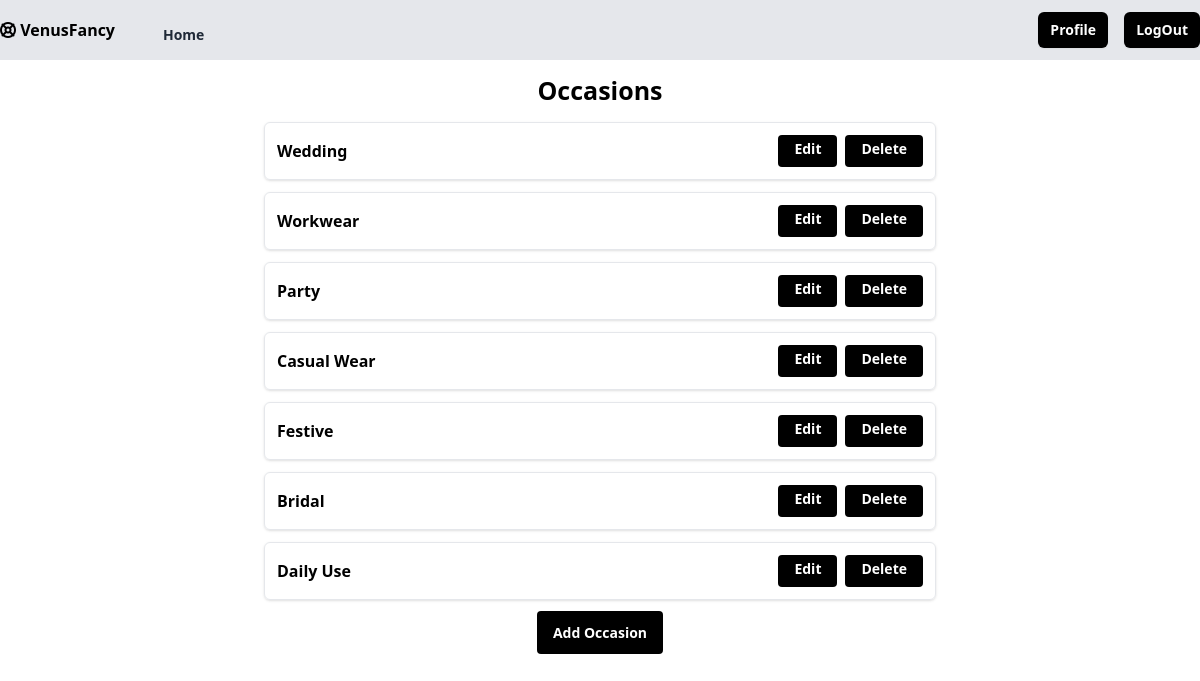
The app's page /occasion/all/ (signed in) with its own data.
### myfancy/models.py (models this page shows)
class Occasion(models.Model):
    name=models.CharField(max_length=200,unique=True)
    created_date=models.DateTimeField(auto_now_add=True)
    updated_date=models.DateTimeField(auto_now=True)
    is_active=models.BooleanField(default=True)
    def __str__(self):
        return self.name

### myfancy/views.py (the view)
# urls.py: path("occasion/all/",views.OccasionListView.as_view(),name="occasion-all"),
@method_decorator(signin_required,name="dispatch")
class OccasionListView(ListView):
    model=Occasion
    template_name="shop/occasion_list.html"
    context_object_name="occasions"

### myfancy/templates/shop/occasion_list.html
{% extends "shop/base.html" %}
{% block main_block %}
{%if occasions%}
<div class="my-3 mx-auto text-center"><label for=""><h1 class="text-[25px]"><b>Occasions</b></h1></label></div>
    {%for o in occasions%}
    <div class="flex max-w-2xl flex-col items-center rounded-md border md:flex-row mx-auto mt-3 shadow border p-3">
        <div class="flex justify-between items-center w-full">
            <b>{{o}}</b>
            <div class="flex space-x-2">
                <a href="{% url 'occasion-edit' o.id %}" class="h-8 rounded bg-black px-4 py-1 text-white text-sm font-semibold hover:bg-gray-800 focus:outline-none">Edit</a>
                <a href="{% url 'occasion-delete' o.id %}" class="h-8 rounded bg-black px-4 py-1 text-white text-sm font-semibold hover:bg-gray-800 focus:outline-none">Delete</a>
            </div>
        </div>
    </div>
    {%endfor%}
    {%else%}
        <div class="text-center"><b>No Occasion Yet</b></div>
    {%endif%}
    <div class="my-5">
    <center>
    <a href="{% url 'occasion-add'%}" class="h-8 rounded bg-black px-4 py-3 text-white text-sm font-semibold hover:bg-gray-800 focus:outline-none">Add Occasion</a>
    </center>
    </div>
{%endblock%}

### records on screen
Occasion: name "Wedding"
Occasion: name "Workwear"
Occasion: name "Party"
Occasion: name "Casual Wear"
Occasion: name "Festive"
Occasion: name "Bridal"
Occasion: name "Daily Use"
